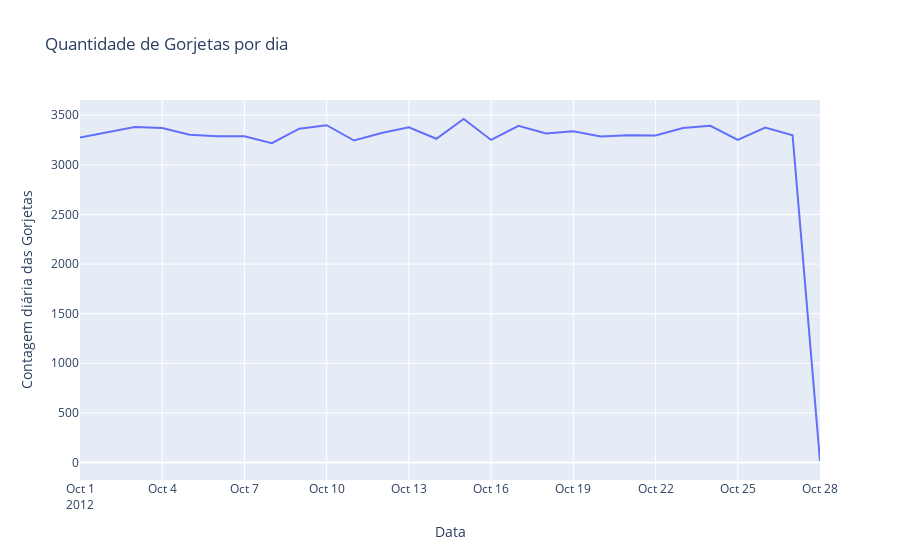

Notebook code cell kept with this figure:
### Code cell
fig = go.Figure()
fig.add_trace(go.Scatter(x=q_4['Data'], y=q_4['Quantidade das Gorjetas'],
                    mode='lines',
                    name='lines'))

fig.update_layout(
    title="Quantidade de Gorjetas por dia",
    xaxis_title="Data",
    yaxis_title="Contagem diária das Gorjetas")
fig.show()

### Figure 1 — Plotly figure (JSON) as saved in the notebook; plotly's stock layout.template omitted (floating-point values rounded to 4 significant figures)
{"data": [{"mode": "lines", "name": "lines", "type": "scatter", "x": ["2012-10-01", "2012-10-02", "2012-10-03", "2012-10-04", "2012-10-05", "2012-10-06", "2012-10-07", "2012-10-08", "2012-10-09", "2012-10-10", "2012-10-11", "2012-10-12", "2012-10-13", "2012-10-14", "2012-10-15", "2012-10-16", "2012-10-17", "2012-10-18", "2012-10-19", "2012-10-20", "2012-10-21", "2012-10-22", "2012-10-23", "2012-10-24", "2012-10-25", "2012-10-26", "2012-10-27", "2012-10-28"], "y": [3276, 3327, 3382, 3372, 3304, 3287, 3289, 3219, 3364, 3399, 3245, 3320, 3379, 3263, 3462, 3251, 3394, 3316, 3339, 3286, 3298, 3295, 3372, 3393, 3251, 3375, 3299, 15]}], "layout": {"title": {"text": "Quantidade de Gorjetas por dia"}, "xaxis": {"title": {"text": "Data"}}, "yaxis": {"title": {"text": "Contagem diária das Gorjetas"}}}}
